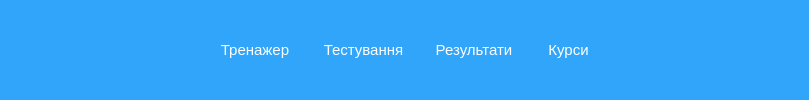
       <widget class="QWidget" name="widget_whis_bottons" native="true">
        <property name="sizePolicy">
         <sizepolicy hsizetype="Preferred" vsizetype="Fixed">
          <horstretch>0</horstretch>
          <verstretch>0</verstretch>
         </sizepolicy>
        </property>
        <property name="minimumSize">
         <size>
          <width>809</width>
          <height>62</height>
         </size>
        </property>
        <property name="layoutDirection">
         <enum>Qt::LeftToRight</enum>
        </property>
        <property name="styleSheet">
         <string notr="true">background-color: rgb(48, 165, 249);
 border-radius: 10px;

</string>
        </property>
        <layout class="QVBoxLayout" name="verticalLayout_3">
         <item>
          <layout class="QHBoxLayout" name="horizontalLayout_11">
           <property name="sizeConstraint">
            <enum>QLayout::SetMinAndMaxSize</enum>
           </property>
           <item>
            <spacer name="horizontalSpacer_6">
             <property name="orientation">
              <enum>Qt::Horizontal</enum>
             </property>
             <property name="sizeHint" stdset="0">
              <size>
               <width>40</width>
               <height>20</height>
              </size>
             </property>
            </spacer>
           </item>
           <item>
            <widget class="QPushButton" name="simulatorsButton">
             <property name="minimumSize">
              <size>
               <width>80</width>
               <height>30</height>
              </size>
             </property>
             <property name="font">
              <font>
               <pointsize>11</pointsize>
              </font>
             </property>
             <property name="cursor">
              <cursorShape>PointingHandCursor</cursorShape>
             </property>
             <property name="focusPolicy">
              <enum>Qt::NoFocus</enum>
             </property>
             <property name="styleSheet">
              <string notr="true">QPushButton {
background-color: rgb(48, 165, 249);
color: rgb(255, 255, 255);
 border-radius: 10px;
}
QPushButton:hover {
	background-color: rgb(36, 148, 208);
}
</string>
             </property>
             <property name="text">
              <string>Тренажер</string>
             </property>
            </widget>
           </item>
           <item>
            <spacer name="horizontalSpacer_8">
             <property name="orientation">
              <enum>Qt::Horizontal</enum>
             </property>
             <property name="sizeType">
              <enum>QSizePolicy::Fixed</enum>
             </property>
             <property name="sizeHint" stdset="0">
              <size>
               <width>20</width>
               <height>20</height>
              </size>
             </property>
            </spacer>
           </item>
           <item>
            <widget class="QPushButton" name="testingButton">
             <property name="minimumSize">
              <size>
               <width>85</width>
               <height>30</height>
              </size>
             </property>
             <property name="font">
              <font>
               <pointsize>11</pointsize>
              </font>
             </property>
             <property name="cursor">
              <cursorShape>PointingHandCursor</cursorShape>
             </property>
             <property name="focusPolicy">
              <enum>Qt::NoFocus</enum>
             </property>
             <property name="styleSheet">
              <string notr="true">QPushButton {
background-color: rgb(48, 165, 249);
color: rgb(255, 255, 255);
 border-radius: 10px;
}
QPushButton:hover {
	background-color: rgb(36, 148, 208);
}
</string>
             </property>
             <property name="text">
              <string>Тестування</string>
             </property>
            </widget>
           </item>
           <item>
            <spacer name="horizontalSpacer_9">
             <property name="orientation">
              <enum>Qt::Horizontal</enum>
             </property>
             <property name="sizeType">
              <enum>QSizePolicy::Fixed</enum>
             </property>
             <property name="sizeHint" stdset="0">
              <size>
               <width>20</width>
               <height>20</height>
              </size>
             </property>
            </spacer>
           </item>
           <item>
            <widget class="QPushButton" name="resultsButton">
             <property name="minimumSize">
              <size>
               <width>84</width>
               <height>30</height>
              </size>
             </property>
             <property name="font">
              <font>
               <pointsize>11</pointsize>
              </font>
             </property>
             <property name="cursor">
              <cursorShape>PointingHandCursor</cursorShape>
             </property>
             <property name="focusPolicy">
              <enum>Qt::NoFocus</enum>
             </property>
             <property name="styleSheet">
              <string notr="true">QPushButton {
background-color: rgb(48, 165, 249);
color: rgb(255, 255, 255);
 border-radius: 10px;
}
QPushButton:hover {
	background-color: rgb(36, 148, 208);
}
</string>
             </property>
             <property name="text">
              <string>Результати</string>
             </property>
            </widget>
           </item>
           <item>
            <spacer name="horizontalSpacer_10">
             <property name="orientation">
              <enum>Qt::Horizontal</enum>
             </property>
             <property name="sizeType">
              <enum>QSizePolicy::Fixed</enum>
             </property>
             <property name="sizeHint" stdset="0">
              <size>
               <width>20</width>
               <height>20</height>
              </size>
             </property>
            </spacer>
           </item>
           <item>
            <widget class="QPushButton" name="coursesButton">
             <property name="minimumSize">
              <size>
               <width>53</width>
               <height>30</height>
              </size>
             </property>
             <property name="font">
              <font>
               <pointsize>11</pointsize>
              </font>
             </property>
             <property name="cursor">
              <cursorShape>PointingHandCursor</cursorShape>
             </property>
             <property name="focusPolicy">
              <enum>Qt::NoFocus</enum>
             </property>
             <property name="styleSheet">
              <string notr="true">QPushButton {
background-color: rgb(48, 165, 249);
color: rgb(255, 255, 255);
 border-radius: 10px;
}
QPushButton:hover {
	background-color: rgb(36, 148, 208);
}
</string>
             </property>
             <property name="text">
              <string>Курси</string>
             </property>
            </widget>
           </item>
           <item>
            <spacer name="horizontalSpacer_7">
             <property name="orientation">
              <enum>Qt::Horizontal</enum>
             </property>
             <property name="sizeHint" stdset="0">
              <size>
               <width>40</width>
               <height>20</height>
              </size>
             </property>
            </spacer>
           </item>
          </layout>
         </item>
        </layout>
       </widget>
